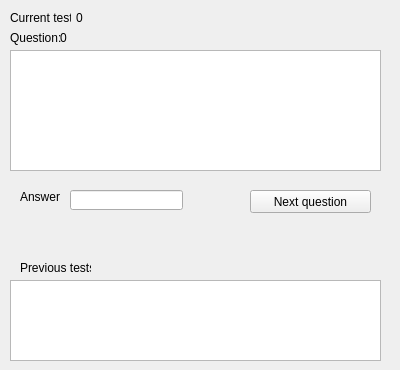
<?xml version="1.0" encoding="UTF-8"?>
<ui version="4.0">
 <class>Widget</class>
 <widget class="QWidget" name="Widget">
  <property name="geometry">
   <rect>
    <x>0</x>
    <y>0</y>
    <width>400</width>
    <height>370</height>
   </rect>
  </property>
  <property name="windowTitle">
   <string>Widget</string>
  </property>
  <widget class="QTableView" name="tableView">
   <property name="geometry">
    <rect>
     <x>10</x>
     <y>50</y>
     <width>371</width>
     <height>121</height>
    </rect>
   </property>
  </widget>
  <widget class="QTableView" name="tableView_2">
   <property name="geometry">
    <rect>
     <x>10</x>
     <y>280</y>
     <width>371</width>
     <height>81</height>
    </rect>
   </property>
  </widget>
  <widget class="QPushButton" name="pushButton">
   <property name="geometry">
    <rect>
     <x>250</x>
     <y>190</y>
     <width>121</width>
     <height>23</height>
    </rect>
   </property>
   <property name="text">
    <string>Next question</string>
   </property>
  </widget>
  <widget class="QLabel" name="label">
   <property name="geometry">
    <rect>
     <x>20</x>
     <y>190</y>
     <width>46</width>
     <height>13</height>
    </rect>
   </property>
   <property name="text">
    <string>Answer</string>
   </property>
  </widget>
  <widget class="QLineEdit" name="lineEdit">
   <property name="geometry">
    <rect>
     <x>70</x>
     <y>190</y>
     <width>113</width>
     <height>20</height>
    </rect>
   </property>
  </widget>
  <widget class="QLabel" name="label_2">
   <property name="geometry">
    <rect>
     <x>20</x>
     <y>260</y>
     <width>71</width>
     <height>16</height>
    </rect>
   </property>
   <property name="text">
    <string>Previous tests</string>
   </property>
  </widget>
  <widget class="QLabel" name="label_3">
   <property name="geometry">
    <rect>
     <x>10</x>
     <y>30</y>
     <width>51</width>
     <height>16</height>
    </rect>
   </property>
   <property name="text">
    <string>Question:</string>
   </property>
  </widget>
  <widget class="QLabel" name="label_4">
   <property name="geometry">
    <rect>
     <x>60</x>
     <y>30</y>
     <width>16</width>
     <height>16</height>
    </rect>
   </property>
   <property name="text">
    <string>0</string>
   </property>
  </widget>
  <widget class="QLabel" name="label_5">
   <property name="geometry">
    <rect>
     <x>10</x>
     <y>10</y>
     <width>61</width>
     <height>16</height>
    </rect>
   </property>
   <property name="text">
    <string>Current test:</string>
   </property>
  </widget>
  <widget class="QLabel" name="label_6">
   <property name="geometry">
    <rect>
     <x>76</x>
     <y>10</y>
     <width>20</width>
     <height>16</height>
    </rect>
   </property>
   <property name="text">
    <string>0</string>
   </property>
  </widget>
 </widget>
 <layoutdefault spacing="6" margin="11"/>
 <resources/>
 <connections/>
</ui>
